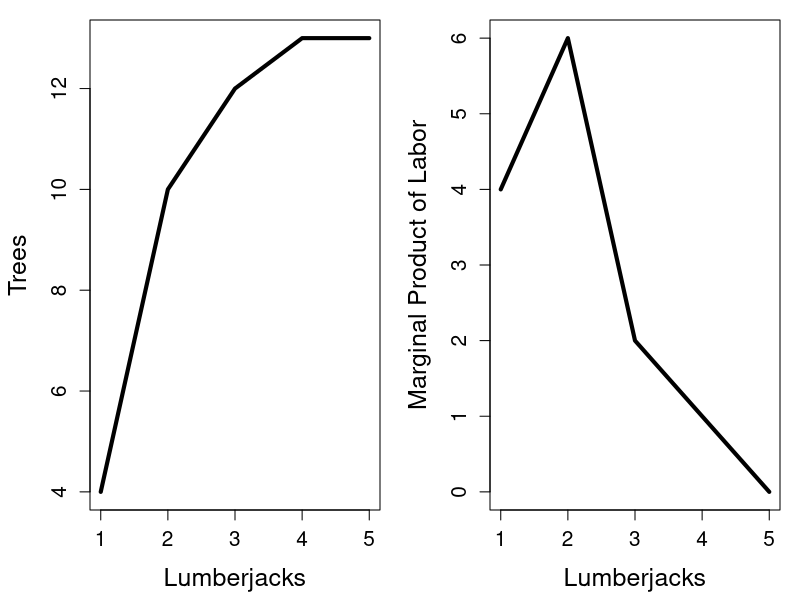
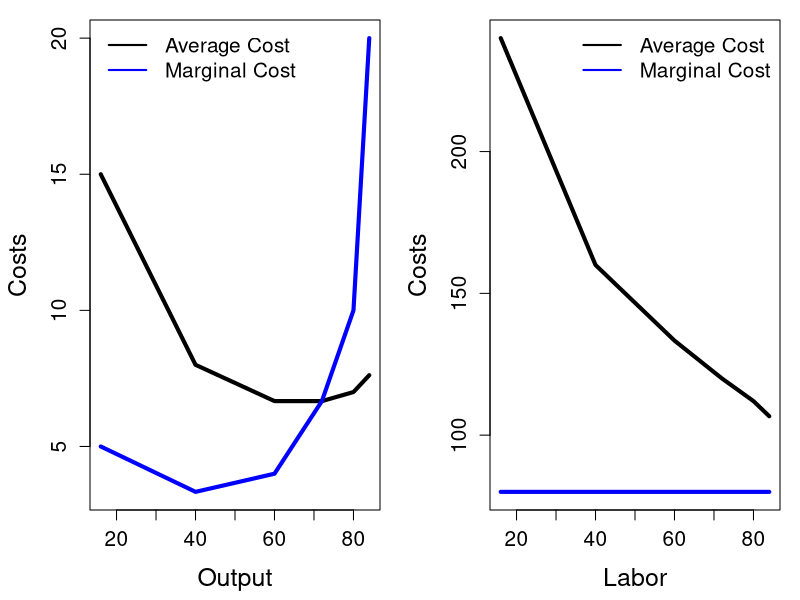
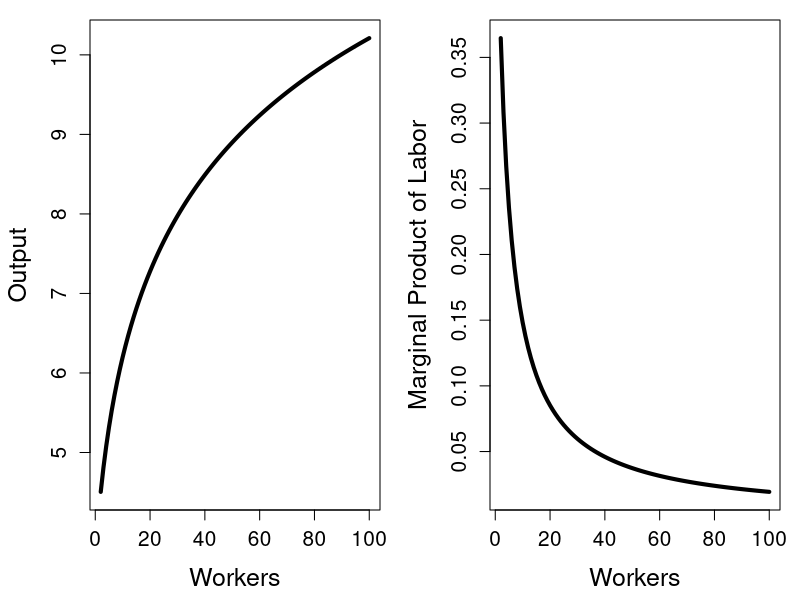
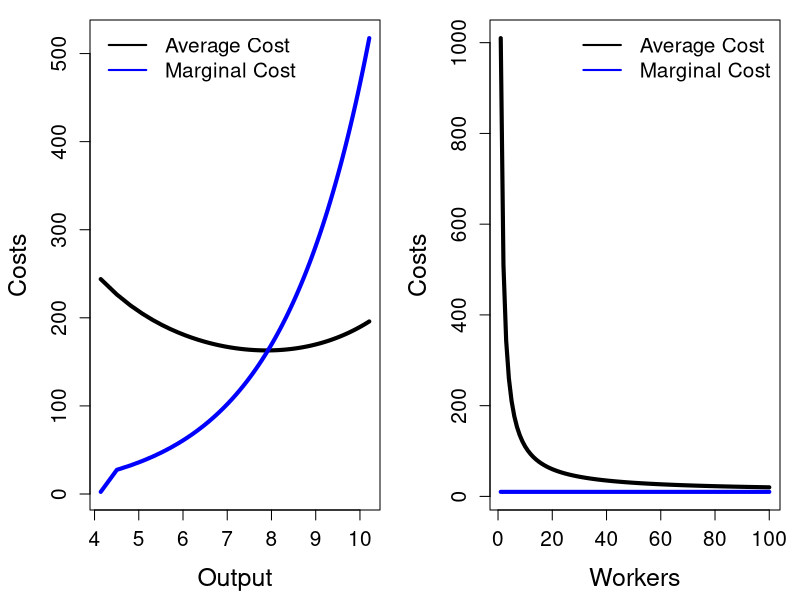
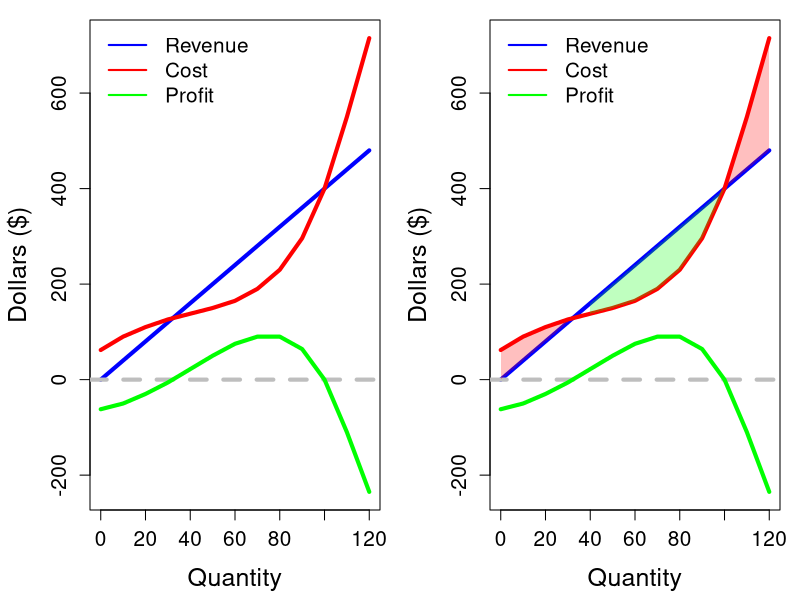
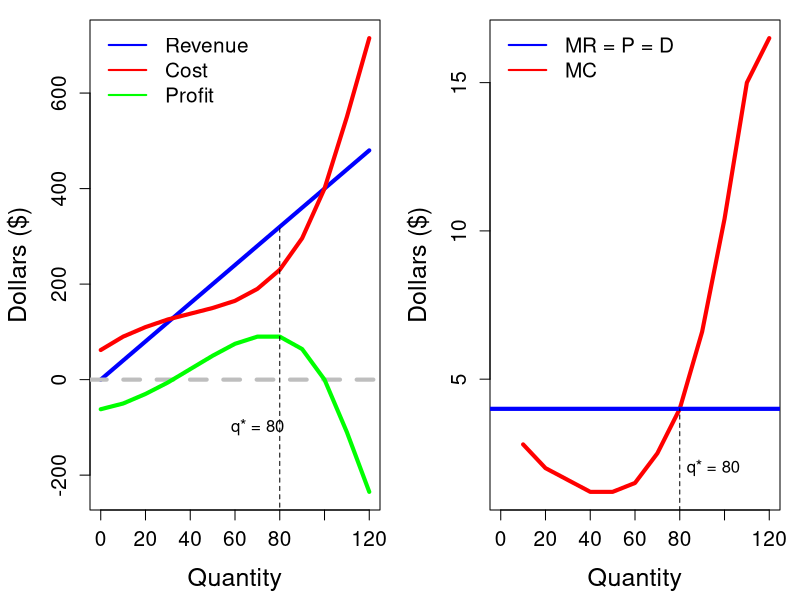
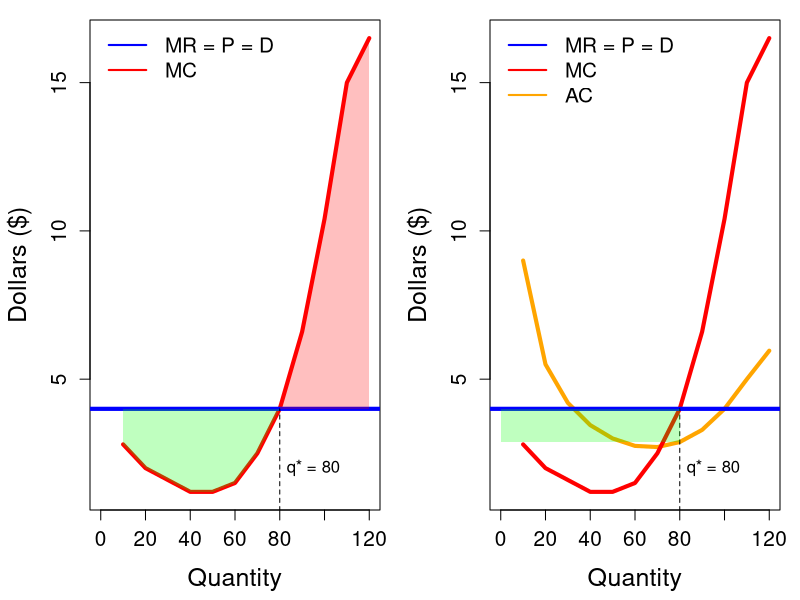
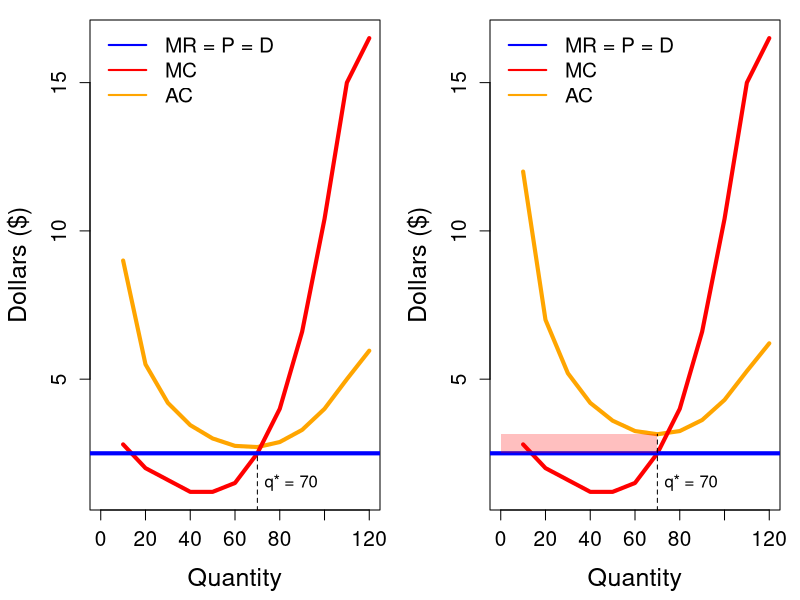

R code for these plots, in order:
## ---- chunk 1
#| echo: false

z <- data.frame(l = 1:5, 
                trees = c(4, 10, 12, 13, 13),
                mpl = c(4, 6, 2, 1, 0))

par(mfrow = c(1, 2), mar = c(4.5, 4.5, 1, 1))

plot(z$l, z$trees, type = "l", 
     xlab = "Lumberjacks", ylab = "Trees", 
     cex.axis = 1.25, cex.lab = 1.5, lwd = 4)
plot(z$l, z$mpl, type = "l", 
     xlab = "Lumberjacks", ylab = "Marginal Product of Labor", 
     cex.axis = 1.25, cex.lab = 1.5, lwd = 4)
## ---- chunk 2
#| echo: true

z <- data.frame(
  labor = 0:7,
  quantity = c(0, 16, 40, 60, 72, 80, 84, 82),
  fixed_cost = 160,
  variable_cost = 0:7 * 80
)
z$total_cost <- z$fixed_cost + z$variable_cost
z

## ---- chunk 3
#| echo: true

z$average_cost <- z$total_cost / z$quantity
z$marginal_cost <- NA
z$marginal_cost[2:nrow(z)] <- diff(z$total_cost) / diff(z$quantity)
z

## ---- chunk 4
#| echo: false

y <- z[z$labor > 0 & z$labor < 7,]
minz <- apply(y[,6:7], 1, min)
maxz <- apply(y[,6:7], 1, max)

par(mar = c(4.5, 4.5, 1, 1))
plot(y$quantity, y$average_cost, type = "l", lwd = 4,
     ylim = c(min(minz), max(maxz)),
     ylab = "Costs", xlab = "Output",
     cex.lab = 1.5, cex.axis = 1.25)
lines(y$quantity, y$marginal_cost, lwd = 4, col = "blue")
legend("topleft",
       legend = c("Average Cost", "Marginal Cost"),
       lwd = 2, col = c("black", "blue"), 
       bty = "n", cex = 1.25)

## ---- chunk 5
#| echo: true

z$average_cost <- z$total_cost / z$labor
z$marginal_cost <- NA
z$marginal_cost[2:nrow(z)] <- diff(z$total_cost) / diff(z$labor)
z

## ---- chunk 6
#| echo: false

y <- z[z$labor > 0 & z$labor < 7,]
minz <- apply(y[,6:7], 1, min)
maxz <- apply(y[,6:7], 1, max)

par(mar = c(4.5, 4.5, 1, 1))
plot(y$quantity, y$average_cost, type = "l", lwd = 4,
     ylim = c(min(minz), max(maxz)),
     ylab = "Costs", xlab = "Labor",
     cex.lab = 1.5, cex.axis = 1.25)
lines(y$quantity, y$marginal_cost, lwd = 4, col = "blue")
legend("topright",
       legend = c("Average Cost", "Marginal Cost"),
       lwd = 2, col = c("black", "blue"), 
       bty = "n", cex = 1.25)

## ---- chunk 7
#| echo: true

## made up data, workers and a production function
z <- data.frame(l = 1:100)
z$q <- 2*log(z$l + 4) + 2*log(max(z$l)) + 1 - 2*log(max(z$l) + 4)
z <- rbind(data.frame(l = 0, q = 0), z)

# marginal product of labor
z$mp_l <- NA
z$mp_l[2:nrow(z)] <- diff(z$q) / diff(z$l)

head(round(z, 1))

## ---- chunk 8
#| echo: false

y <- z[z$l > 1,]

par(mfrow = c(1, 2), mar = c(4.5, 4.5, 1, 1))

plot(y$l, y$q, type = "l",
     ylab = "Output", xlab = "Workers",
     cex.lab = 1.5, cex.axis = 1.25,
     lwd = 4)

plot(y$l, y$mp_l, type = "l",
     ylab = "Marginal Product of Labor", 
     xlab = "Workers",
     cex.lab = 1.5, cex.axis = 1.25,
     lwd = 4)

## ---- chunk 9
#| echo: true

# costs (variable + fixed)
wage <- 10
z$total_cost <- z$l * wage + 1000
z$average_cost <- z$total_cost / z$q

# Marginal cost via discrete differences
z$marginal_cost <- z$total_cost / z$q
z$marginal_cost[2:nrow(z)] <- diff(z$total_cost) / diff(z$q)

## peak at the data
head(round(z, 1))

## ---- chunk 10
#| echo: false

y <- subset(z, z$l > 0)
minz <- apply(y[,5:6], 1, min)
maxz <- apply(y[,5:6], 1, max)

par(mar = c(4.5, 4.5, 1, 1))

plot(y$q, y$average_cost, type = "l", lwd = 4, 
     ylim = c(min(minz), max(maxz)),
     ylab = "Costs", xlab = "Output",
     cex.lab = 1.5, cex.axis = 1.25)
lines(y$q, y$marginal_cost, lwd = 4, col = "blue")
legend("topleft",
       legend = c("Average Cost", "Marginal Cost"),
       lwd = 2, col = c("black", "blue"), bty = "n",
       cex = 1.25)

## ---- chunk 11
#| echo: true

# costs (variable + fixed)
wage <- 10
z$total_cost <- z$l * wage + 1000
z$average_cost <- z$total_cost / z$l

# Marginal cost via discrete differences
z$marginal_cost <- z$total_cost / z$l
z$marginal_cost[2:nrow(z)] <- diff(z$total_cost) / diff(z$l)

## peak at the data
head(round(z, 1))

## ---- chunk 12
#| echo: false

y <- subset(z, z$l > 0)
minz <- apply(y[,5:6], 1, min)
maxz <- apply(y[,5:6], 1, max)

par(mar = c(4.5, 4.5, 1, 1))

plot(y$l, y$average_cost, type = "l", lwd = 4, 
     ylim = c(min(minz), max(maxz)),
     ylab = "Costs", xlab = "Workers",
     cex.lab = 1.5, cex.axis = 1.25)
lines(y$l, y$marginal_cost, lwd = 4, col = "blue")
legend("topright",
       legend = c("Average Cost", "Marginal Cost"),
       lwd = 2, col = c("black", "blue"), bty = "n",
       cex = 1.25)

## ---- chunk 13
#| echo: false
z <- data.frame(
  l = 1:5,
  q_sr = c(5, 6, 8, 8, 8)
)
z$mpl_sr <- z$q_sr / z$l
z$mpl_sr[2:nrow(z)] <- diff(z$q_sr)
z$q_lr <- c(5, 10, 15, 17, 18) 
z$mpl_lr <- z$q_lr / z$l
z$mpl_lr[2:nrow(z)] <- diff(z$q_lr)

## ---- chunk 14
#| echo: false

x <- data.frame(
  Q = seq(0, 120, 10)
)
x$TR <- x$Q * 4
x$TC = c(62, 90, 110, 126, 138, 150, 165, 190, 230, 296, 400, 550, 715)
x$profit <- ""
knitr::kable(
  x[1:10, ],
)

## ---- chunk 15
#| echo: false

x$profit <- x$TR - x$TC
knitr::kable(
  x[1:10, ],
)

## ---- chunk 16
#| echo: false

par(mar = c(4.5, 4.5, 1, 1))
plot(x$Q, x$TR, type = "l",
     col = "blue", lwd = 4,
     ylab = "Dollars ($)", xlab = "Quantity",
     cex.lab = 1.5, cex.axis = 1.25,
     ylim = c(min(x$profit), max(x$TC)))
abline(h = 0, lty = 2, col = "grey", lwd = 4)
lines(x$Q, x$TC, lwd = 4, col = "red")
lines(x$Q, x$profit, lwd = 4, col = "green")
legend("topleft",
       legend = c("Revenue", "Cost", "Profit"),
       col = c("blue", "red", "green"), bty = 'n',
       cex = 1.25, lwd = 2)

## ---- chunk 17
#| echo: false

par(mar = c(4.5, 4.5, 1, 1))
plot(x$Q, x$TR, type = "l",
     col = "blue", lwd = 4,
     ylab = "Dollars ($)", xlab = "Quantity",
     cex.lab = 1.5, cex.axis = 1.25,
     ylim = c(min(x$profit), max(x$TC)))
abline(h = 0, lty = 2, col = "grey", lwd = 4)
lines(x$Q, x$TC, lwd = 4, col = "red")
lines(x$Q, x$profit, lwd = 4, col = "green")
legend("topleft",
       legend = c("Revenue", "Cost", "Profit"),
       col = c("blue", "red", "green"), bty = 'n',
       cex = 1.25, lwd = 2)

prof_idx <- which(x$profit >= 0)
q_prof  <- x$Q[prof_idx]
TR_prof <- x$TR[prof_idx]
TC_prof <- x$TC[prof_idx]
polygon(
  x = c(q_prof, rev(q_prof)),
  y = c(TR_prof, rev(TC_prof)),
  col = rgb(0, 1, 0, 0.25),
  border = NA
)

loss_idx <- which(x$profit <= 0)

runs <- split(loss_idx, cumsum(c(1, diff(loss_idx) != 1)))

for (r in runs) {
  q_loss  <- x$Q[r]
  TR_loss <- x$TR[r]
  TC_loss <- x$TC[r]
  
  polygon(
    x = c(q_loss, rev(q_loss)),
    y = c(TR_loss, rev(TC_loss)),
    col = rgb(1, 0, 0, 0.25),
    border = NA
  )
}

## ---- chunk 18
#| echo: false

par(mar = c(4.5, 4.5, 1, 1))
plot(x$Q, x$TR, type = "l",
     col = "blue", lwd = 4,
     ylab = "Dollars ($)", xlab = "Quantity",
     cex.lab = 1.5, cex.axis = 1.25,
     ylim = c(min(x$profit), max(x$TC)))
abline(h = 0, lty = 2, col = "grey", lwd = 4)
lines(x$Q, x$TC, lwd = 4, col = "red")
lines(x$Q, x$profit, lwd = 4, col = "green")
legend("topleft",
       legend = c("Revenue", "Cost", "Profit"),
       col = c("blue", "red", "green"), bty = 'n',
       cex = 1.25, lwd = 2)
segments(80, -1000, 80, x$TR[x$Q == 80], lty = 2)
text(70, -100, "q* = 80")

## ---- chunk 19
#| echo: false

x$MC <- x$MR <- ""
knitr::kable(
  x[1:10, ],
)

## ---- chunk 20
#| echo: false

x$MR <- c(NA, diff(x$TR)) / 10
x$MC <- c(NA, diff(x$TC)) / 10

knitr::kable(
  x[1:10, ],
)

## ---- chunk 21
#| echo: false

par(mar = c(4.5, 4.5, 1, 1))
plot(x$Q, x$MC, type = "l", lwd = 4,  col = "red",
     ylab = "Dollars ($)", xlab = "Quantity",
     cex.lab = 1.5, cex.axis = 1.25)
abline(h = 4, lwd = 4, col = "blue")
segments(80, 0, 80, x$MR[x$Q == 80], lty = 2)
text(95, 2, "q* = 80")
legend("topleft",
       legend = c("MR = P = D", "MC"),
       lwd = 2, col = c("blue", "red"),
       bty = "n", cex = 1.25)

## ---- chunk 22
#| echo: false

x$marginal_profit <- ""
knitr::kable(
  x[1:10, ],
)

## ---- chunk 23
#| echo: false

x$marginal_profit <- c(NA, diff(x$profit)) / 10
knitr::kable(
  x[1:10, ],
)

## ---- chunk 24
#| echo: false

par(mar = c(4.5, 4.5, 1, 1))
plot(x$Q, x$MC, type = "l", lwd = 4,  col = "red",
     ylab = "Dollars ($)", xlab = "Quantity",
     cex.lab = 1.5, cex.axis = 1.25)
abline(h = 4, lwd = 4, col = "blue")
segments(80, 0, 80, x$MR[x$Q == 80], lty = 2)
text(95, 2, "q* = 80")
legend("topleft",
       legend = c("MR = P = D", "MC"),
       lwd = 2, col = c("blue", "red"),
       bty = "n", cex = 1.25)

prof_idx <- which(x$marginal_profit >= 0)
q_prof  <- x$Q[prof_idx]
MR_prof <- x$MR[prof_idx]
MC_prof <- x$MC[prof_idx]
polygon(
  x = c(q_prof, rev(q_prof)),
  y = c(MR_prof, rev(MC_prof)),
  col = rgb(0, 1, 0, 0.25),
  border = NA
)

loss_idx <- which(x$marginal_profit <= 0)
q_loss  <- x$Q[loss_idx]
MR_loss <- x$MR[loss_idx]
MC_loss <- x$MC[loss_idx]
polygon(
  x = c(q_loss, rev(q_loss)),
  y = c(MC_loss, rev(MR_loss)),
  col = rgb(1, 0, 0, 0.25),
  border = NA
)

## ---- chunk 25
#| echo: false

x$AC <- ""
knitr::kable(
  x[1:10, ],
)

## ---- chunk 26
#| echo: false



x$AC <- round(x$TC / x$Q, 2)
x$AC[1] <- NA
knitr::kable(
  x[1:10, ],
)

## ---- chunk 27
#| echo: false

minz <- min(c(x$AC, x$MC), na.rm = T)
maxz <- max(c(x$AC, x$MC), na.rm = T)

par(mar = c(4.5, 4.5, 1, 1))

plot(x$Q, x$AC, type = "l", lwd = 4, col = "orange", ylim = c(minz, maxz),
     ylab = "Dollars ($)", xlab = "Quantity",
     cex.lab = 1.5, cex.axis = 1.25)
lines(x$Q, x$MC, lwd = 4, col = "red")
abline(h = 4, lwd = 4, col = "blue")
segments(80, 0, 80, x$MR[x$Q == 80], lty = 2)
text(95, 2, "q* = 80")
legend("topleft",
       legend = c("MR = P = D", "MC", "AC"),
       lwd = 2, col = c("blue", "red", "orange"),
       bty = "n", cex = 1.25)

prof_idx <- 1:9
q_prof  <- x$Q[prof_idx]
MR_prof <- rep(4, length(q_prof))
AC_prof <- rep(x$AC[x$Q == 80], length(q_prof))
polygon(
  x = c(q_prof, rev(q_prof)),
  y = c(MR_prof, rev(AC_prof)),
  col = rgb(0, 1, 0, 0.25),
  border = NA
)

## ---- chunk 28
#| echo: false

x$TR <- x$Q * 2.5
x$profit <- x$TR - x$TC
x$MR <- c(NA, diff(x$TR)) / 10

minz <- min(c(x$AC, x$MC), na.rm = T)
maxz <- max(c(x$AC, x$MC), na.rm = T)

par(mar = c(4.5, 4.5, 1, 1))
plot(x$Q, x$AC, type = "l", lwd = 4, col = "orange", ylim = c(minz, maxz),
     ylab = "Dollars ($)", xlab = "Quantity",
     cex.lab = 1.5, cex.axis = 1.25)
lines(x$Q, x$MC, lwd = 4, col = "red")
abline(h = 2.5, lwd = 4, col = "blue")

segments(70, 0, 70, x$MR[x$Q == 70], lty = 2)
text(85, 1.5, "q* = 70")
legend("topleft",
       legend = c("MR = P = D", "MC", "AC"),
       lwd = 2, col = c("blue", "red", "orange"),
       bty = "n", cex = 1.25)

## ---- chunk 29
#| echo: false

x$TC <- x$TC + 30
x$profit <- x$TR - x$TC
x$MC <- c(NA, diff(x$TC)) / 10
x$AC <- x$TC / x$Q
x$AC[1] <- NA

minz <- min(c(x$AC, x$MC), na.rm = T)
maxz <- max(c(x$AC, x$MC), na.rm = T)

par(mar = c(4.5, 4.5, 1, 1))
plot(x$Q, x$AC, type = "l", lwd = 4, col = "orange", ylim = c(minz, maxz),
     ylab = "Dollars ($)", xlab = "Quantity",
     cex.lab = 1.5, cex.axis = 1.25)
lines(x$Q, x$MC, lwd = 4, col = "red")
abline(h = 2.5, lwd = 4, col = "blue")

segments(70, 0, 70, x$AC[x$Q == 70], lty = 2)
text(85, 1.5, "q* = 70")
legend("topleft",
       legend = c("MR = P = D", "MC", "AC"),
       lwd = 2, col = c("blue", "red", "orange"),
       bty = "n", cex = 1.25)


q_loss  <- x$Q[x$Q <= 70]
MR_loss <- rep(2.5, length(q_loss))
AC_loss <- rep(x$AC[x$Q == 70], length(MR_loss))
polygon(
  x = c(q_loss, rev(q_loss)),
  y = c(MR_loss, rev(AC_loss)),
  col = rgb(1, 0, 0, 0.25),
  border = NA
)

## ---- chunk 30
#| echo: false

x <- data.frame(
  q = 0:8,
  p = seq(1300, 500, -100)
)
x$tr <- x$q * x$p
x$tc <- c(250, 500, 750, 1000, 1250, 1650, 2500, 4000, 6400)

knitr::kable(
  x[1:7, ],
)

## ---- chunk 31
#| echo: false

par(mar = c(4.5, 4.5, 1, 1))
plot(x$q, x$p, type = "l", lwd = 4,
     ylab = "Price", xlab = "Quantity",
     cex.lab = 1.5, cex.axis = 1.25)
text(8, 600, "D")

## ---- chunk 32
#| echo: false

x$profit <- x$tr - x$tc
knitr::kable(
  x[1:7, ],
)

## ---- chunk 33
#| echo: false

par(mar = c(4.5, 4.5, 1, 1))
plot(x$q, x$profit, type = "l", lwd = 4, col = "green",
     ylab = "Profit", xlab = "Quantity",
     cex.lab = 1.5, cex.axis = 1.25)
abline(h = 0, lty = 2, col = "grey", lwd = 4)
segments(5, min(x$profit)*10, 5, x$profit[x$q == 5], lty = 2, lwd = 4)
text(4.75, -2000, "q*")

## ---- chunk 34
#| echo: false

x$mr <- c(NA, diff(x$tr))
x$mc <- c(NA, diff(x$tc))
x$ac <- x$tc / x$q
knitr::kable(
  round(x[2:7, ]),
)

## ---- chunk 35
#| echo: false

y <- x[-1,]
y <- y[1:6,]

minz <- min(apply(y[,6:8], 2, min))
maxz <- max(apply(y[,6:8], 2, max))

par(mar = c(4.5, 4.5, 1, 1))
plot(y$q, y$p, type = "l",
     ylab = "Price", xlab = "Quantity",
     cex.lab = 1.5, cex.axis = 1.25,
     col = "blue", lwd = 4,
     ylim = c(minz, maxz))
lines(y$q, y$mr, lwd = 4, lty = 2, col = "blue")
lines(y$q, y$mc, lwd = 4, lty = 2, col = "red")
lines(y$q, y$ac, lwd = 4, col = "red")
legend("topright",
       legend = c("D", "MR", "AC", "MC"),
       col = c("blue", "blue", "red", "red"),
       lwd = 2, lty = c(1, 2, 1, 2), bty = "n")

## ---- chunk 36
#| echo: false

par(mar = c(4.5, 4.5, 1, 1))
plot(y$q, y$p, type = "l",
     ylab = "Price", xlab = "Quantity",
     cex.lab = 1.5, cex.axis = 1.25,
     col = "blue", lwd = 4,
     ylim = c(minz, maxz))
lines(y$q, y$mr, lwd = 4, lty = 2, col = "blue")
lines(y$q, y$mc, lwd = 4, lty = 2, col = "red")
lines(y$q, y$ac, lwd = 4, col = "red")
legend("topright",
       legend = c("D", "MR", "AC", "MC"),
       col = c("blue", "blue", "red", "red"),
       lwd = 2, lty = c(1, 2, 1, 2), bty = "n")
segments(5, 0, 5, y$p[y$q == 5], lty = 2, lwd = 4)
segments(0, y$p[y$q == 5], 5, y$p[y$q == 5], lty = 2, lwd = 4)
segments(0, y$ac[y$q == 5], 5, y$ac[y$q == 5], lty = 2, lwd = 4)

polygon(
  x = c(0:5, rev(0:5)),
  y = c(rep(x$p[x$q == 5], 6), rev(rep(x$ac[x$q == 5], 6))),
  col = rgb(0, 1, 0, 0.25),
  border = NA
)
## ---- chunk 37
#| echo: false

x <- data.frame(
  q = seq(10, 80, 10),
  p = rev(seq(8, 22, 2))
)
x$tr <- x$q * x$p
x$mr <- c(x$tr[1], diff(x$tr))/10
x$tc <- c(340, 400, 480, 580, 700, 840, 1020, 1280)
x$mc <- c(x$tc[1]/x$q[1], diff(x$tc))/10
x$ac <- x$tc / x$q

knitr::kable(
  round(x, 1),
)

## ---- chunk 38
#| echo: false

par(mar = c(4.5, 4.5, 1, 1))
plot(x$q, x$p, lwd = 4, type = "l", col = "blue",
     ylim = c(2, 22), ylab = "Price",
     xlab = "Quantity", 
     cex.lab = 1.5, cex.axis = 1.25)
lines(x$q, x$mr, lwd = 4, lty = 2, col = "blue")
lines(x$q, x$ac, lwd = 4, col = "red")
lines(x$q[x$q > 10], x$mc[x$q > 10], lwd = 4, lty = 2, col = "red")
q_star <- max(x$q[x$mr >= x$mc])
segments(q_star, 0, q_star, x$p[x$q == q_star], lty = 2, lwd = 2)
segments(0, x$p[x$q == q_star], q_star, x$p[x$q == q_star], lty = 2, lwd = 2)
segments(0, x$ac[x$q == q_star], q_star, x$ac[x$q == q_star], lty = 2, lwd = 2)
qs <- x$q[x$q <= q_star]
qs <- c(0, qs)
ps <- x$p[x$q == q_star]
ps <- rep(ps, length(qs))
as <- x$ac[x$q == q_star]
as <- rep(as, length(qs))
polygon(
  x = c(qs, rev(qs)),
  y = c(ps, rev(as)),
  col = rgb(0, 1, 0, 0.25),
  border = NA
)
legend("bottomright",
       legend = c("D", "MR", "AC", "MC"),
       col = c("blue", "blue", "red", "red"),
       lwd = 2, lty = c(1, 2, 1, 2), bty = "n")

## ---- chunk 39
#| echo: false

x <- data.frame(
  q = seq(10, 80, 10),
  p = rev(seq(8, 22, 2))-2
)
x$tr <- x$q * x$p
x$mr <- c(x$tr[1], diff(x$tr))/10
x$tc <- c(340, 400, 480, 580, 700, 840, 1020, 1280)
x$mc <- c(x$tc[1]/x$q[1], diff(x$tc))/10
x$ac <- x$tc / x$q

knitr::kable(
  round(x, 1),
)

## ---- chunk 40
#| echo: false

par(mar = c(4.5, 4.5, 1, 1))
plot(x$q, x$p, lwd = 4, type = "l", col = "blue",
     ylim = c(2, 22), ylab = "Price",
     xlab = "Quantity", 
     cex.lab = 1.5, cex.axis = 1.25)
lines(x$q, x$mr, lwd = 4, lty = 2, col = "blue")
lines(x$q, x$ac, lwd = 4, col = "red")
lines(x$q[x$q > 10], x$mc[x$q > 10], lwd = 4, lty = 2, col = "red")
q_star <- max(x$q[x$mr >= x$mc])
segments(q_star, 0, q_star, x$p[x$q == q_star], lty = 2, lwd = 2)
segments(0, x$p[x$q == q_star], q_star, x$p[x$q == q_star], lty = 2, lwd = 2)
segments(0, x$ac[x$q == q_star], q_star, x$ac[x$q == q_star], lty = 2, lwd = 2)

qs <- x$q[x$q <= q_star]
qs <- c(0, qs)
ps <- x$p[x$q == q_star]
ps <- rep(ps, length(qs))
as <- x$ac[x$q == q_star]
as <- rep(as, length(qs))

polygon(
  x = c(qs, rev(qs)),
  y = c(ps, rev(as)),
  col = rgb(0, 1, 0, 0.25),
  border = NA
)

legend("bottomright",
       legend = c("D", "MR", "AC", "MC"),
       col = c("blue", "blue", "red", "red"),
       lwd = 2, lty = c(1, 2, 1, 2), bty = "n")
